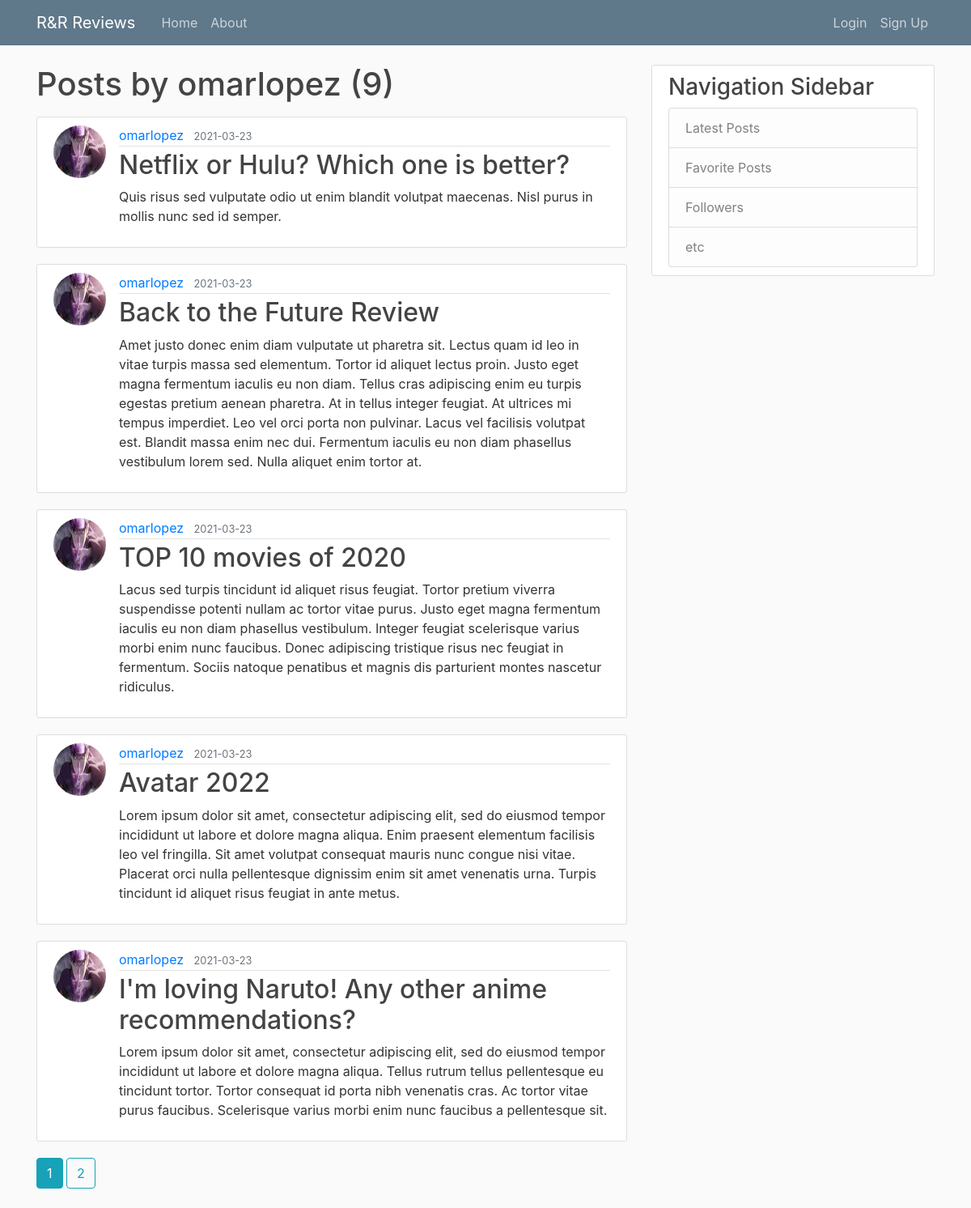
Before: /user/omarlopez with the older database file.
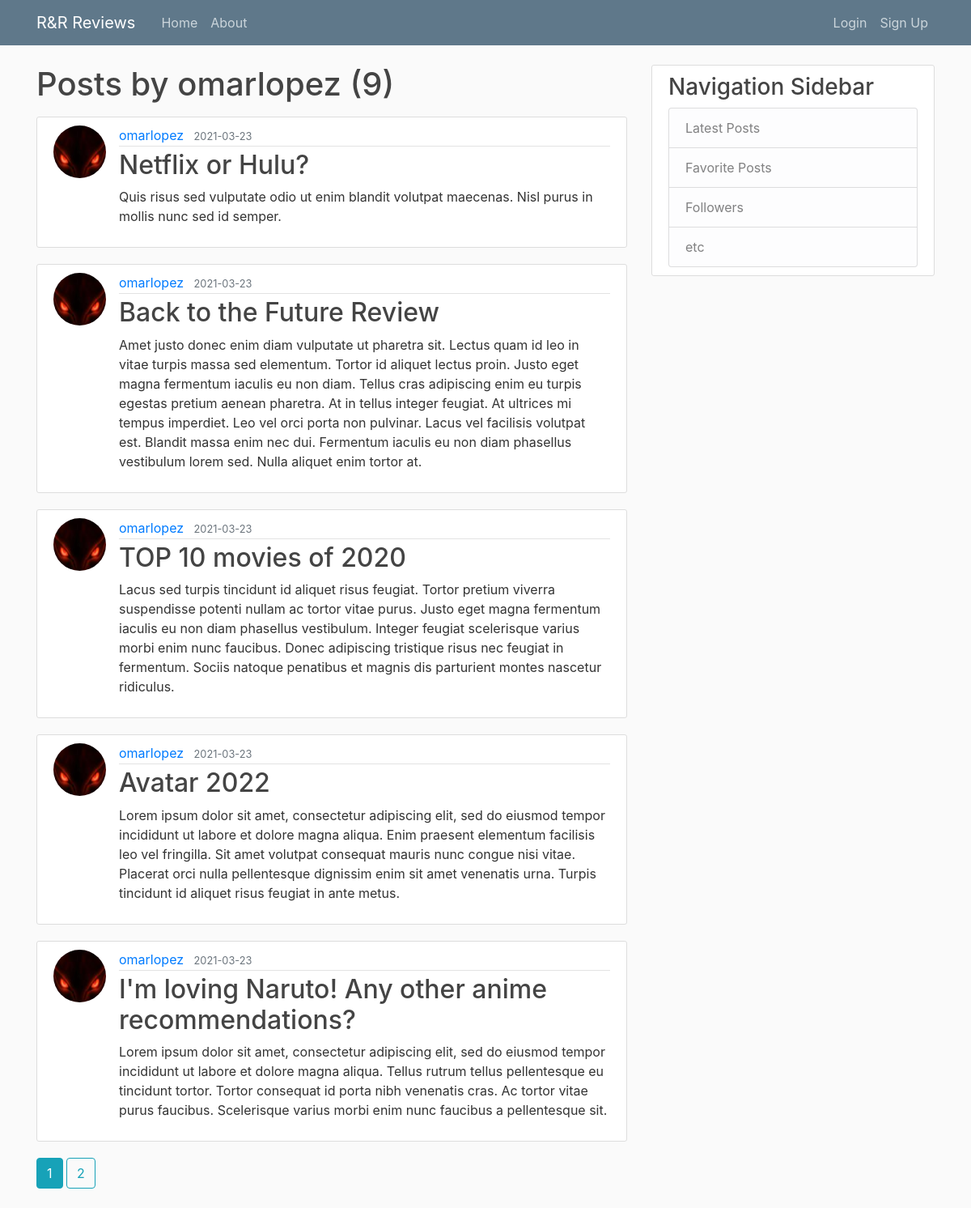
After: the same page with the newer database file.
### app/models.py (models this page shows, shortened)
class Post(db.Model):
    id = db.Column(db.Integer, primary_key=True)
    title = db.Column(db.String(100), nullable=False)
    date_posted = db.Column(db.DateTime, nullable=False, default=datetime.utcnow)
    content = db.Column(db.Text, nullable=False)
    user_id = db.Column(db.Integer, db.ForeignKey('user.id'), nullable=False)

class User(db.Model, UserMixin):
    id = db.Column(db.Integer, primary_key=True)
    username = db.Column(db.String(50), unique=True, nullable=False)
    image_file = db.Column(db.String(20), nullable=False, default='default.jpg')
    password = db.Column(db.String(60), nullable=False)
    posts = db.relationship('Post', backref='author', lazy=True)

### app/users/routes.py (the view)
@users.route('/user/<string:username>')
def user_posts(username):
    page = request.args.get('page', 1, type=int)
    user = User.query.filter_by(username=username).first_or_404()
    posts = Post.query.filter_by(author=user).order_by(Post.date_posted.desc()).paginate(page=page, per_page=5)
    return render_template('user_posts.html', posts=posts, user=user)

### app/templates/user_posts.html
{% extends "layout.html" %}
{% block content %}
    <h1 class="mb-3">Posts by {{ user.username }} ({{ posts.total }})</h1>
    {% for post in posts.items %}
        <article class="media content-section">
            <img class="rounded-circle article-img" src="{{ url_for('static', filename='profile_pics/' + post.author.image_file) }}">
            <div class="media-body">
                <div class="article-metadata">
                    <a class="mr-2" href="{{ url_for('users.user_posts', username=post.author.username) }}">{{ post.author.username }}</a>
                    <small class="text-muted">{{ post.date_posted.strftime('%Y-%m-%d') }}</small>
                </div>
                <h2><a class="article-title" href="{{ url_for('posts.post', post_id=post.id) }}">{{ post.title }}</a></h2>
                <p class="article-content">{{ post.content }}</p>
            </div>
        </article>
    {% endfor %}
    {% for page_num in posts.iter_pages(left_edge=1, right_edge=1, left_current=1, right_current=2) %}
        {% if page_num %}
            {% if posts.page == page_num %}
                <a class="btn btn-info mb-4" href="{{ url_for('users.user_posts', username=user.username, page=page_num) }}">{{ page_num }}</a>
            {% else %}
                <a class="btn btn-outline-info mb-4" href="{{ url_for('users.user_posts', username=user.username, page=page_num) }}">{{ page_num }}</a>
            {% endif %}
        {% else %}
        ...
        {% endif %}
    {% endfor %}
{% endblock content %}

Changed rows visible on the page:
changed Post: image_file: a different picture; title "Netflix or Hulu? Which one is better?" → "Netflix or Hulu?"
changed through a linked row, Post "Back to the Future Review": image_file: a different picture
changed through a linked row, Post "TOP 10 movies of 2020": image_file: a different picture
changed through a linked row, Post "Avatar 2022": image_file: a different picture
changed through a linked row, Post "I'm loving Naruto! Any other anime recommendations?": image_file: a different picture
